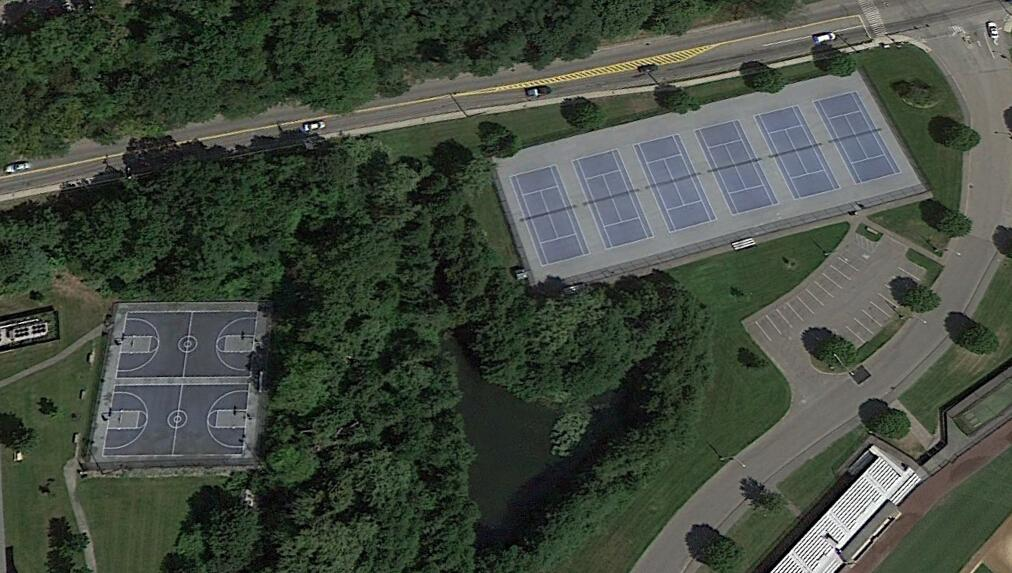
#> input picture images/147.jpg, 1012 x 573 px
$ python ColorSpaces.py
#> lines starting #> are read from the running program, lines starting #| are printed output that depends on the picture
import cv2 as cv  # self-reminder to first open VScode from anaconda prompt

img = cv.imread('images/147.jpg')
#> img is the input picture: shape (573, 1012, 3); mean B, G, R 63, 74.2, 66.2

# BGR to Grayscale
gray = cv.cvtColor(img, cv.COLOR_BGR2GRAY)
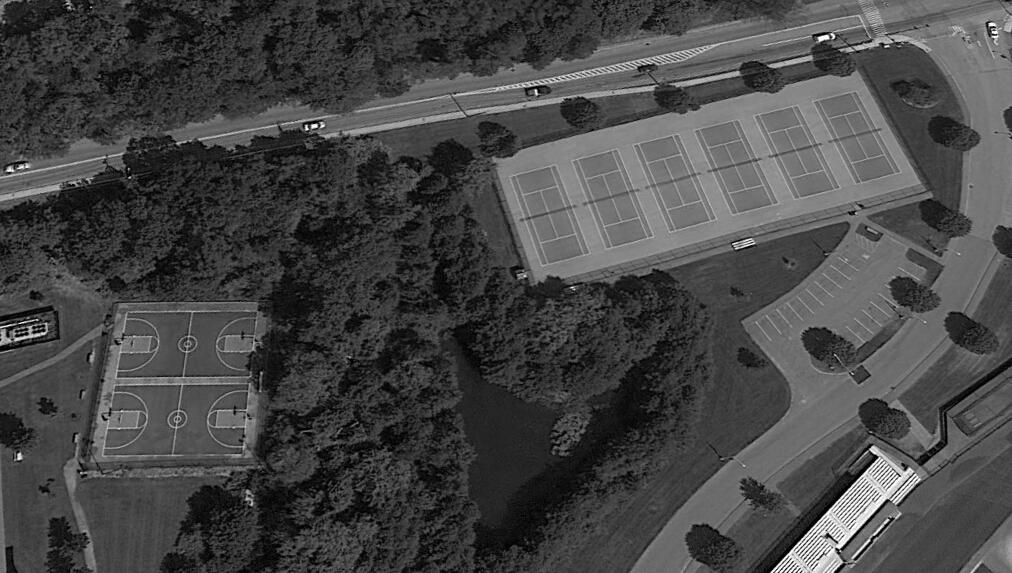
#> gray: shape (573, 1012); min 0, max 255, mean 70.6


# display image as new window
cv.imshow('Grey', gray)

# wait until a key is pressed
cv.waitKey(0)

$ run again, with images/140.jpg copied over images/147.jpg
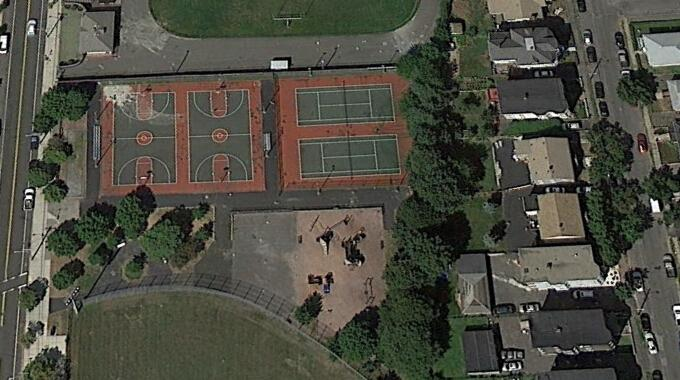
#> input picture images/140.jpg, 680 x 380 px
#> img is the input picture: shape (380, 680, 3); mean B, G, R 65.8, 76.3, 76.6
#> `gray = cv.cvtColor(img, cv.COLOR_BGR2GRAY)`:
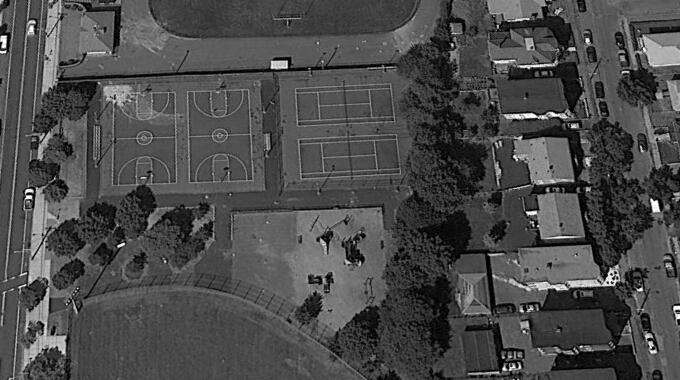
#> gray: shape (380, 680); min 0, max 255, mean 75.2

$ run again, with images/146.jpg copied over images/147.jpg
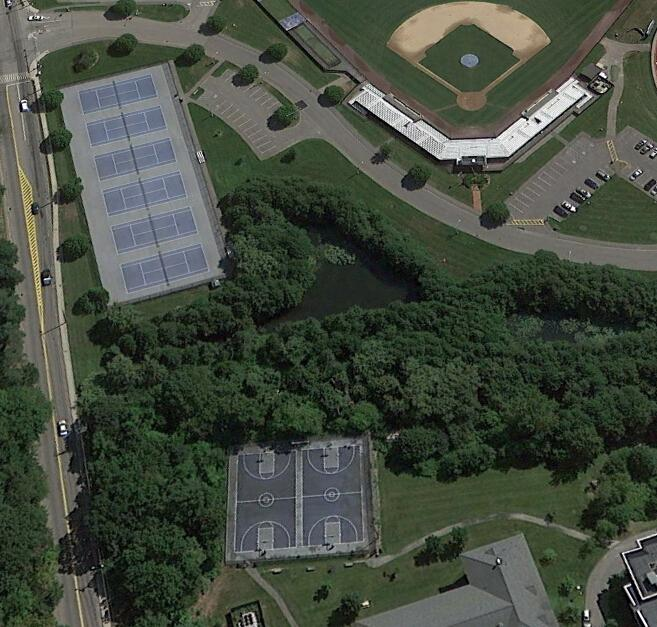
#> input picture images/146.jpg, 657 x 627 px
#> img is the input picture: shape (627, 657, 3); mean B, G, R 63.6, 75.7, 68.2
#> `gray = cv.cvtColor(img, cv.COLOR_BGR2GRAY)`:
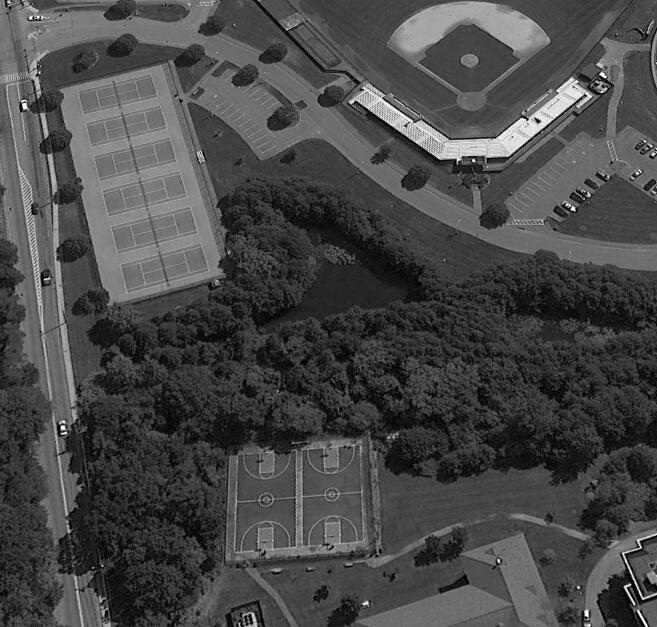
#> gray: shape (627, 657); min 0, max 255, mean 72.1

$ run again, with images/149.jpg copied over images/147.jpg
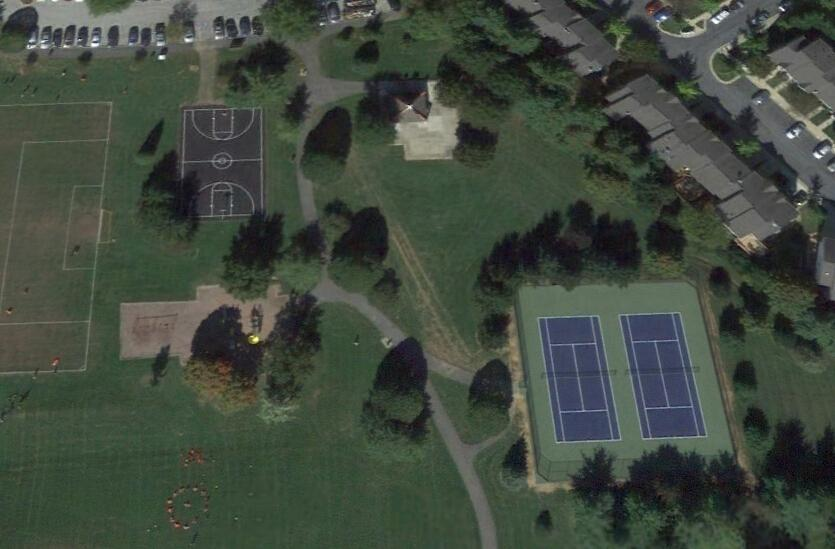
#> input picture images/149.jpg, 835 x 549 px
#> img is the input picture: shape (549, 835, 3); mean B, G, R 62.7, 73.7, 64.8
#> `gray = cv.cvtColor(img, cv.COLOR_BGR2GRAY)`:
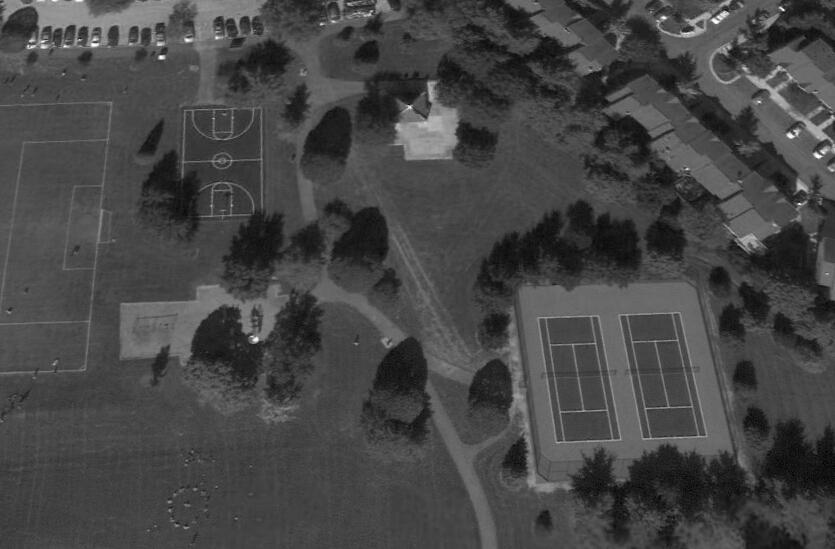
#> gray: shape (549, 835); min 1, max 254, mean 69.8
